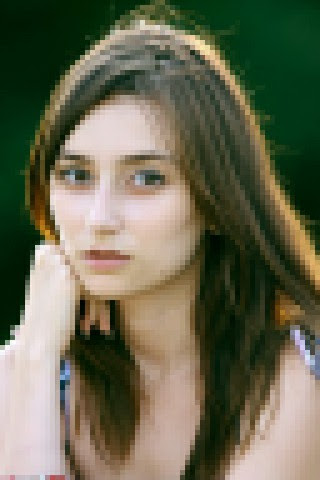
#> input picture images/low_3.jpg, 320 x 480 px
$ jupyter execute --allow-errors video-resolution.ipynb
#> lines starting #> are read from the running program, lines starting #| are printed output that depends on the picture
[cell 1]
import cv2
import torch
import os
import matplotlib.pyplot as plt
from cv2 import dnn_superres
import numpy as np
from PIL import Image, ImageEnhance

[cell 2]
PARENT_DIR = os.path.dirname(os.getcwd())
IMAGES_DIR = os.path.join(PARENT_DIR, 'images')

temp_low_1 = os.path.join(IMAGES_DIR, 'low_3.jpg')
low1 = cv2.imread(temp_low_1)
#> low1 is the input picture: shape (480, 320, 3); mean B, G, R 82.6, 105.1, 104.9

plt.imshow(low1)

resized_img = cv2.resize(low1, (512, 512), interpolation=cv2.INTER_CUBIC)
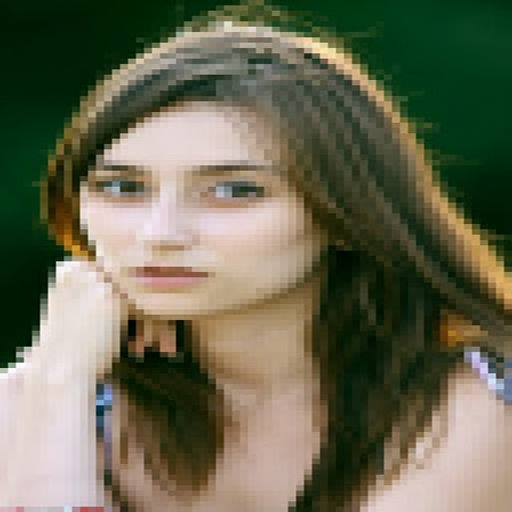
#> resized_img: shape (512, 512, 3); mean B, G, R 82.6, 105.1, 104.9

plt.imshow(resized_img)
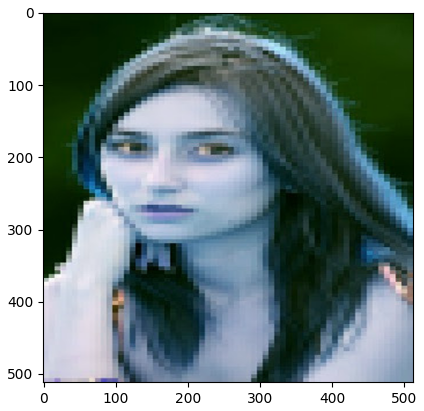
#> figure drawn by matplotlib, 1 panel; B, G, R data is drawn as R, G, B

[cell 3]
sr = dnn_superres.DnnSuperResImpl_create()

# read pre-trained model
model_path = os.path.join(os.getcwd(), 'EDSR_x2.pb')
#> (the rest of this cell did not finish here and is left out)

### Brightness and construst

[cell 4]
enhanced_image = cv2.addWeighted(low1, 0.5, low1, 0, 30)
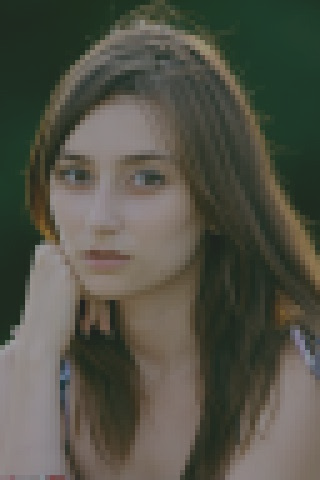
#> enhanced_image: shape (480, 320, 3); mean B, G, R 71.3, 82.5, 82.4
original_and_enhanced_image = np.hstack((low1, enhanced_image))
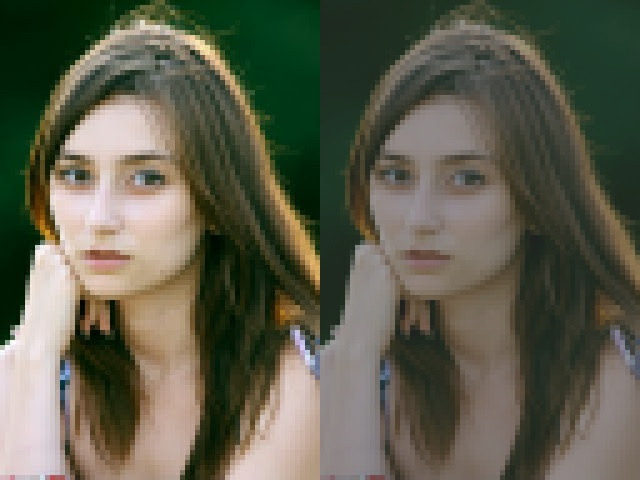
#> original_and_enhanced_image: shape (480, 640, 3); mean B, G, R 77, 93.8, 93.7

plt.figure(figsize=[30, 30])
plt.axis('off')
plt.imshow(original_and_enhanced_image[:, :, ::-1])

### Sharping images

[cell 5]
def sharpen_image(image):
    kernel = np.array([
        [-1, -1, -1],
        [-1, 9, -1],
        [-1, -1, -1]
    ])
    return cv2.filter2D(image, -1, kernel)
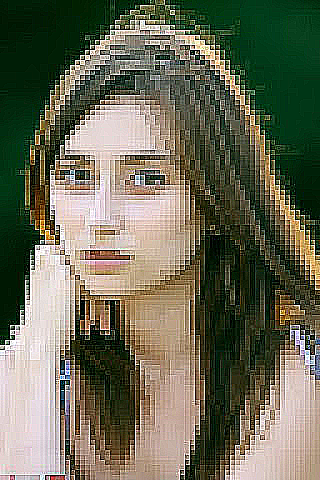
#> returned value: shape (480, 320, 3); mean of channels 0, 1, 2 87.2, 106.6, 106.5; drawn as B, G, R

sharped_image = sharpen_image(low1)

original_and_sharped_image = np.hstack((low1, sharped_image))
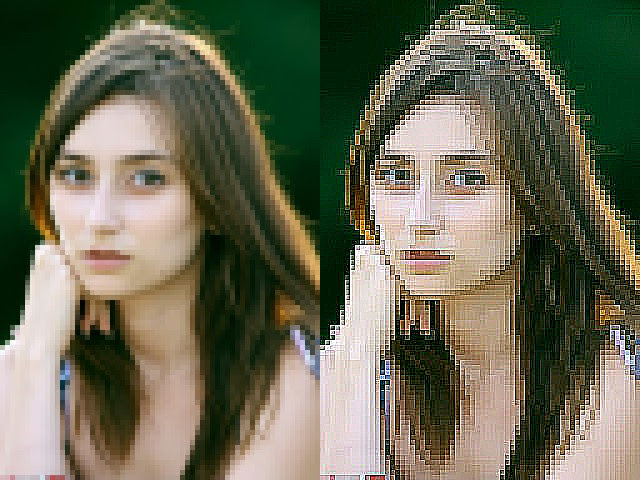
#> original_and_sharped_image: shape (480, 640, 3); mean B, G, R 84.9, 105.9, 105.7

plt.figure(figsize=[30, 30])
plt.axis('off')
plt.imshow(original_and_enhanced_image[:, :, ::-1])
plt.show()

### Enhancing with pillow

[cell 6]
def adjust_brightness(image, factor):
    enhancer = ImageEnhance.Brightness(image)
    return enhancer.enhance(factor)


image_low_1 = Image.fromarray(np.ones((480, 320, 3),  dtype=np.uint8))
#> image_low_1: PIL image 320x480 RGB; every value is 1

enhanced_image = adjust_brightness(image_low_1, 1.5)

original_and_enhanced_image = np.hstack([low1, enhanced_image])
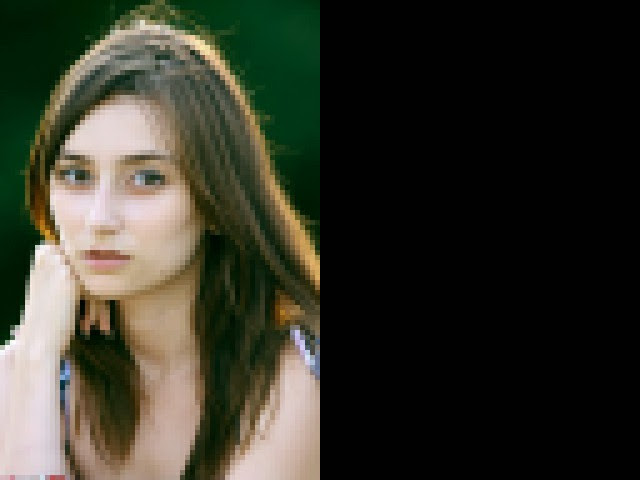
#> original_and_enhanced_image: shape (480, 640, 3); mean B, G, R 41.8, 53, 53

plt.figure(figsize=[30, 30])
plt.axis('off')
plt.imshow(original_and_enhanced_image)
